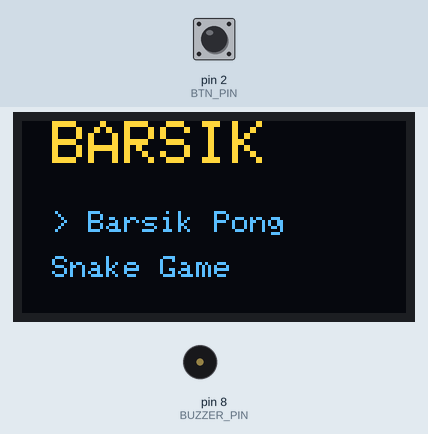
Simulated run of this sketch. Board: Arduino Uno, built with avr-gcc and run on an emulated ATmega328P. On the bench: 128×64 one-colour display, buzzer (waves = sounding). Inputs (shaded band) come from the test bench; at power-on: pin 2 (BTN_PIN) HIGH. The OLED is the two-colour kind (top 16 rows yellow); random numbers use the default seed unless the sketch sets one.

Above: at 1.2 s.
1.3 s: pin 2 (BTN_PIN) pulled LOW for 1 s
At 4.6 s:
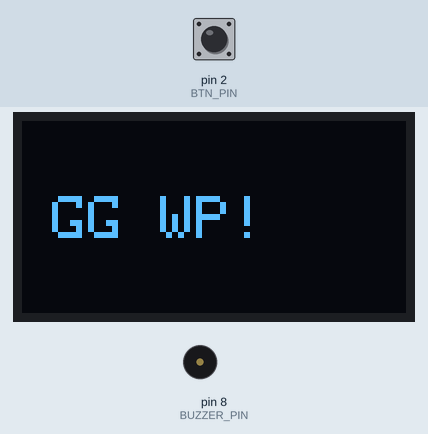
4.7 s: pin 2 (BTN_PIN) pulled LOW for 1 s
At 6.1 s:
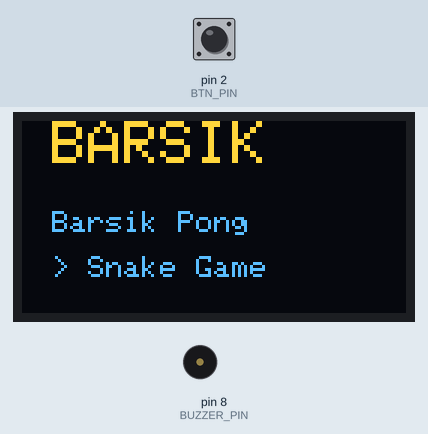
7.2 s: pin 2 (BTN_PIN) pulled LOW for 3.2 s
At 10.61 s:
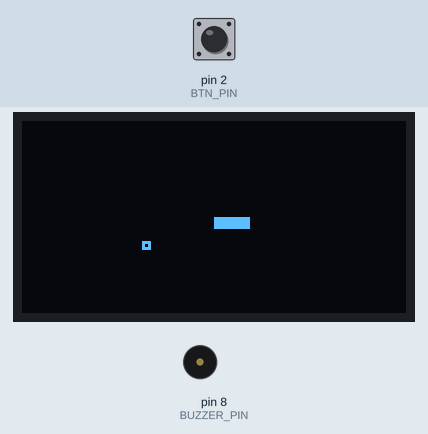
12.0 s: pin 2 (BTN_PIN) pulled LOW for 0.15 s
At 14.63 s:
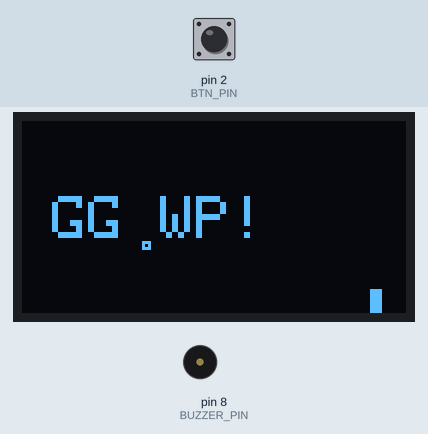
15.1 s: pin 2 (BTN_PIN) pulled LOW for 0.15 s
At 16.4 s:
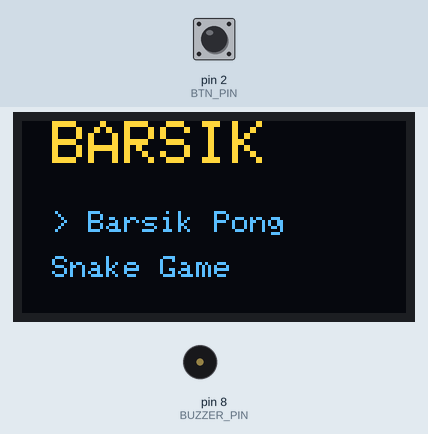
16.7 s: pin 2 (BTN_PIN) pulsed LOW 5 times (0.12 s each, 0.3 s apart)
At 17.29 s:
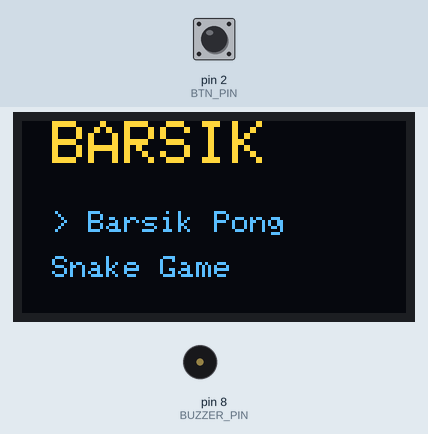
Timing chart, 0 to 19.7 s (numbered marks = the images above; inputs shaded):
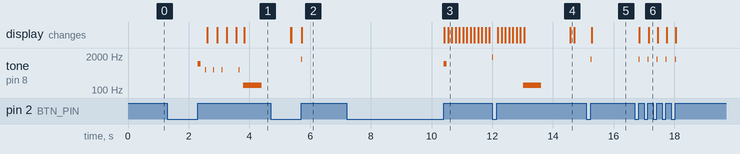

Measured:
- after the input at 1.3 s, tone on pin 8 (BUZZER_PIN): plays 1000 Hz for 0.10 s, 600 Hz for 0.01 s, 600 Hz for 0.01 s, 600 Hz for 0.01 s, 600 Hz for 0.01 s, 150 Hz for 0.60 s, starting after 1.0 s; the display: first changes after 1.3 s (image 1 shows a later state)
- after the input at 4.7 s, tone on pin 8 (BUZZER_PIN): silent → 1500 Hz after 1.0 s, → silent 0.02 s later
- after the input at 7.2 s, tone on pin 8 (BUZZER_PIN): silent → 1000 Hz after 3.2 s, → silent 0.10 s later; the display: first changes after 3.2 s (image 3 shows a later state)
- after the input at 15.1 s, tone on pin 8 (BUZZER_PIN): silent → 1500 Hz after 0.15 s, → silent 0.02 s later; the display: changes after 0.18 s (image 5)
- after the input at 16.7 s, tone on pin 8 (BUZZER_PIN): alternates 1500 Hz for 0.02 s and silent for 0.28 s, 10 changes in all, then stays silent, starting after 0.12 s; the display: first changes after 0.15 s (image 6 shows a later state)

The sketch:

Barsik_Games.ino
```cpp
#include <Wire.h>
#include <Adafruit_GFX.h>
#include <Adafruit_SSD1306.h>

#define SCREEN_WIDTH 128
#define SCREEN_HEIGHT 64
#define OLED_RESET    -1
Adafruit_SSD1306 display(SCREEN_WIDTH, SCREEN_HEIGHT, &Wire, OLED_RESET);

// --- НАСТРОЙКИ ПИНОВ ---
#define BTN_PIN 2
#define BUZZER_PIN 8

enum State { MENU, PONG, SNAKE };
State gameState = MENU;
int menuSelection = 0;

// Переменные игр
int ballX = 64, ballY = 32, ballDX = 3, ballDY = 3;
int paddleY = 24;
int snakeX[30], snakeY[30], snakeLen = 3, snakeDir = 0;
int foodX, foodY;

void setup() {
  pinMode(BTN_PIN, INPUT_PULLUP);
  pinMode(BUZZER_PIN, OUTPUT);

  if(!display.begin(SSD1306_SWITCHCAPVCC, 0x3C)) {
    for(;;);
  }

  display.clearDisplay();
  randomSeed(analogRead(0));
}

void beep(int freq, int dur) {
  tone(BUZZER_PIN, freq, dur);
}

void loop() {
  if (gameState == MENU) {
    drawMenu();
  } else if (gameState == PONG) {
    playPong();
  } else if (gameState == SNAKE) {
    playSnake();
  }
}

void drawMenu() {
  display.clearDisplay();
  display.setTextSize(2);
  display.setTextColor(WHITE);
  display.setCursor(10, 0);
  display.println(F("BARSIK"));

  display.setTextSize(1);
  display.setCursor(10, 30);
  if (menuSelection == 0) display.print(F("> "));
  display.println(F("Barsik Pong"));

  display.setCursor(10, 45);
  if (menuSelection == 1) display.print(F("> "));
  display.println(F("Snake Game"));
  display.display();

  if (digitalRead(BTN_PIN) == LOW) {
    unsigned long pressTime = millis();
    while(digitalRead(BTN_PIN) == LOW);

    if (millis() - pressTime > 600) {
      beep(1000, 100);
      gameState = (menuSelection == 0) ? PONG : SNAKE;
      resetGames();
    } else {
      menuSelection = (menuSelection + 1) % 2;
      beep(1500, 20);
    }
  }
}

void playPong() {
  display.clearDisplay();

  if (digitalRead(BTN_PIN) == LOW) {
    paddleY += 6;
    if (paddleY > 48) paddleY = 0;
    delay(30);
  }

  ballX += ballDX;
  ballY += ballDY;

  if (ballY <= 0 || ballY >= 60) {
    ballDY *= -1;
    beep(600, 10);
  }

  if (ballX >= 124) {
    ballDX *= -1;
    beep(600, 10);
  }

  if (ballX <= 10) {
    if (ballY >= paddleY && ballY <= paddleY + 16) {
      ballDX *= -1;
      ballDX++;
      beep(1200, 20);
    } else {
      gameOver();
    }
  }

  display.fillRect(4, paddleY, 3, 16, WHITE);
  display.fillRect(ballX, ballY, 3, 3, WHITE);
  display.display();
}

void playSnake() {
  display.clearDisplay();

  if (digitalRead(BTN_PIN) == LOW) {
    snakeDir = (snakeDir + 1) % 4;
    beep(1800, 10);
    delay(150);
  }

  for (int i = snakeLen - 1; i > 0; i--) {
    snakeX[i] = snakeX[i - 1];
    snakeY[i] = snakeY[i - 1];
  }

  if (snakeDir == 0) snakeX[0] += 4;
  else if (snakeDir == 1) snakeY[0] += 4;
  else if (snakeDir == 2) snakeX[0] -= 4;
  else if (snakeDir == 3) snakeY[0] -= 4;

  if (snakeX[0] < 0 || snakeX[0] >= 128 || snakeY[0] < 0 || snakeY[0] >= 64) {
    gameOver();
  }

  if (abs(snakeX[0] - foodX) < 4 && abs(snakeY[0] - foodY) < 4) {
    if (snakeLen < 30) snakeLen++;

    foodX = random(2, 30) * 4;
    foodY = random(2, 14) * 4;

    beep(2500, 40);
  }

  display.drawRect(foodX, foodY, 3, 3, WHITE);

  for (int i = 0; i < snakeLen; i++) {
    display.fillRect(snakeX[i], snakeY[i], 4, 4, WHITE);
  }

  display.display();
  delay(100 - snakeLen);
}

void resetGames() {
  ballX = 64;
  ballY = 32;
  ballDX = 3;
  ballDY = 3;

  snakeLen = 3;
  snakeX[0] = 64;
  snakeY[0] = 32;

  foodX = 40;
  foodY = 40;

  snakeDir = 0;
}

void gameOver() {
  beep(150, 600);

  display.clearDisplay();
  display.setTextSize(2);
  display.setCursor(10, 25);
  display.print(F("GG WP!"));
  display.display();

  delay(1500);

  gameState = MENU;
}
```
